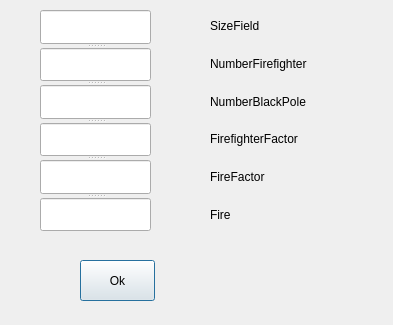
<?xml version="1.0" encoding="UTF-8"?>
<ui version="4.0">
 <class>WindowParameters</class>
 <widget class="QDialog" name="WindowParameters">
  <property name="geometry">
   <rect>
    <x>0</x>
    <y>0</y>
    <width>393</width>
    <height>325</height>
   </rect>
  </property>
  <property name="windowTitle">
   <string>Dialog</string>
  </property>
  <widget class="QSplitter" name="splitter">
   <property name="geometry">
    <rect>
     <x>40</x>
     <y>10</y>
     <width>111</width>
     <height>221</height>
    </rect>
   </property>
   <property name="orientation">
    <enum>Qt::Vertical</enum>
   </property>
   <widget class="QLineEdit" name="sizeField"/>
   <widget class="QLineEdit" name="numberFirefighters"/>
   <widget class="QLineEdit" name="numberBlackPole"/>
   <widget class="QLineEdit" name="fireFighterFactor"/>
   <widget class="QLineEdit" name="fireFactor"/>
   <widget class="QLineEdit" name="fire"/>
  </widget>
  <widget class="QWidget" name="layoutWidget">
   <property name="geometry">
    <rect>
     <x>210</x>
     <y>10</y>
     <width>131</width>
     <height>221</height>
    </rect>
   </property>
   <layout class="QVBoxLayout" name="verticalLayout_2">
    <item>
     <widget class="QLabel" name="label">
      <property name="text">
       <string>SizeField</string>
      </property>
     </widget>
    </item>
    <item>
     <widget class="QLabel" name="label_2">
      <property name="text">
       <string>NumberFirefighter</string>
      </property>
     </widget>
    </item>
    <item>
     <widget class="QLabel" name="label_3">
      <property name="text">
       <string>NumberBlackPole</string>
      </property>
     </widget>
    </item>
    <item>
     <widget class="QLabel" name="label_4">
      <property name="text">
       <string>FirefighterFactor</string>
      </property>
     </widget>
    </item>
    <item>
     <widget class="QLabel" name="label_5">
      <property name="text">
       <string>FireFactor</string>
      </property>
     </widget>
    </item>
    <item>
     <widget class="QLabel" name="label_6">
      <property name="text">
       <string>Fire</string>
      </property>
     </widget>
    </item>
   </layout>
  </widget>
  <widget class="QPushButton" name="pushButton">
   <property name="geometry">
    <rect>
     <x>80</x>
     <y>260</y>
     <width>75</width>
     <height>41</height>
    </rect>
   </property>
   <property name="text">
    <string>Ok</string>
   </property>
  </widget>
 </widget>
 <resources/>
 <connections/>
</ui>
